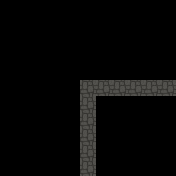

This is a level from a 2D game, rendered from its Tiled map with the project's own tilesets. A one-line summary and the complete map file follow:
An orthogonal 11x11 tile map with 16x16 px tiles, 3 tile layers (Path, Wall, Interact).

<map version="1.0" tiledversion="2017.06.27" orientation="orthogonal" renderorder="right-down" width="11" height="11" tilewidth="16" tileheight="16" nextobjectid="7">
 <properties>
  <property name="Connect_Bottom" type="bool" value="true" />
  <property name="Connect_Left" type="bool" value="false" />
  <property name="Connect_Right" type="bool" value="true" />
  <property name="Connect_Top" type="bool" value="false" />
 </properties>
 <tileset firstgid="1" name="tiles0" tilewidth="16" tileheight="16" tilecount="64" columns="16">
  <image source="./Tilesets/tiles0.png" width="256" height="64" />
 </tileset>
 <layer name="Path" width="11" height="11">
  <data encoding="csv">
0,0,0,0,0,0,0,0,0,0,0,
0,0,0,0,0,0,0,0,0,0,0,
0,0,0,0,0,0,0,0,0,0,0,
0,0,0,0,0,0,0,0,0,0,0,
0,0,0,0,0,0,0,0,0,0,0,
0,0,0,0,0,2,2,2,2,2,2,
0,0,0,0,0,2,0,0,0,0,0,
0,0,0,0,0,2,0,0,0,0,0,
0,0,0,0,0,2,0,0,0,0,0,
0,0,0,0,0,2,0,0,0,0,0,
0,0,0,0,0,2,0,0,0,0,0
</data>
 </layer>
 <layer name="Wall" width="11" height="11">
  <data encoding="csv">
0,0,0,0,0,0,0,0,0,0,0,
0,0,0,0,0,0,0,0,0,0,0,
0,0,0,0,0,0,0,0,0,0,0,
0,0,0,0,0,0,0,0,0,0,0,
0,0,0,0,0,0,0,0,0,0,0,
0,0,0,0,0,0,0,0,0,0,0,
0,0,0,0,0,0,0,0,0,0,0,
0,0,0,0,0,0,0,0,0,0,0,
0,0,0,0,0,0,0,0,0,0,0,
0,0,0,0,0,0,0,0,0,0,0,
0,0,0,0,0,0,0,0,0,0,0
</data>
 </layer>
 <layer name="Interact" width="11" height="11">
  <data encoding="csv">
0,0,0,0,0,0,0,0,0,0,0,
0,0,0,0,0,0,0,0,0,0,0,
0,0,0,0,0,0,0,0,0,0,0,
0,0,0,0,0,0,0,0,0,0,0,
0,0,0,0,0,0,0,0,0,0,0,
0,0,0,0,0,0,0,0,0,0,0,
0,0,0,0,0,0,0,0,0,0,0,
0,0,0,0,0,0,0,0,0,0,0,
0,0,0,0,0,0,0,0,0,0,0,
0,0,0,0,0,0,0,0,0,0,0,
0,0,0,0,0,0,0,0,0,0,0
</data>
 </layer>
 <objectgroup name="Events" />
</map>
